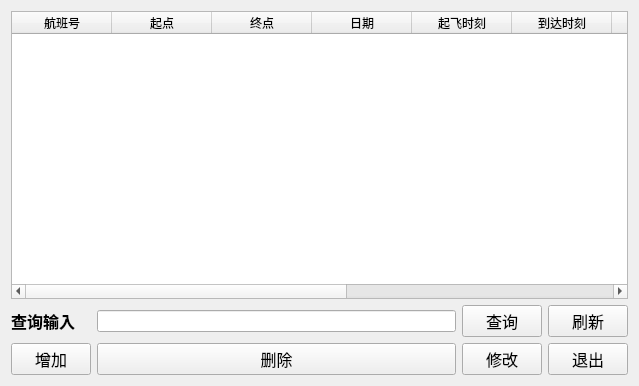
<?xml version="1.0" encoding="UTF-8"?>
<ui version="4.0">
 <class>MianView</class>
 <widget class="QWidget" name="MianView">
  <property name="geometry">
   <rect>
    <x>0</x>
    <y>0</y>
    <width>639</width>
    <height>386</height>
   </rect>
  </property>
  <property name="windowTitle">
   <string>Form</string>
  </property>
  <layout class="QGridLayout" name="gridLayout">
   <item row="0" column="0" colspan="4">
    <widget class="QTableWidget" name="tableWidget">
     <column>
      <property name="text">
       <string>航班号</string>
      </property>
     </column>
     <column>
      <property name="text">
       <string>起点</string>
      </property>
     </column>
     <column>
      <property name="text">
       <string>终点</string>
      </property>
     </column>
     <column>
      <property name="text">
       <string>日期</string>
      </property>
     </column>
     <column>
      <property name="text">
       <string>起飞时刻</string>
      </property>
     </column>
     <column>
      <property name="text">
       <string>到达时刻</string>
      </property>
     </column>
     <column>
      <property name="text">
       <string>剩余座位数</string>
      </property>
     </column>
     <column>
      <property name="text">
       <string>票价</string>
      </property>
     </column>
     <column>
      <property name="text">
       <string>折扣票数</string>
      </property>
     </column>
     <column>
      <property name="text">
       <string>折扣率</string>
      </property>
     </column>
     <column>
      <property name="text">
       <string>航班所属航空公司</string>
      </property>
     </column>
    </widget>
   </item>
   <item row="1" column="2">
    <widget class="QPushButton" name="pB_Inquire">
     <property name="font">
      <font>
       <pointsize>12</pointsize>
      </font>
     </property>
     <property name="text">
      <string>查询</string>
     </property>
    </widget>
   </item>
   <item row="1" column="3">
    <widget class="QPushButton" name="pB_shuaxin">
     <property name="font">
      <font>
       <pointsize>12</pointsize>
      </font>
     </property>
     <property name="text">
      <string>刷新</string>
     </property>
    </widget>
   </item>
   <item row="2" column="0">
    <widget class="QPushButton" name="pB_add">
     <property name="font">
      <font>
       <pointsize>12</pointsize>
      </font>
     </property>
     <property name="text">
      <string>增加</string>
     </property>
    </widget>
   </item>
   <item row="2" column="1">
    <widget class="QPushButton" name="pB_del">
     <property name="font">
      <font>
       <pointsize>12</pointsize>
      </font>
     </property>
     <property name="text">
      <string>删除</string>
     </property>
    </widget>
   </item>
   <item row="2" column="2">
    <widget class="QPushButton" name="pB_modify">
     <property name="font">
      <font>
       <pointsize>12</pointsize>
      </font>
     </property>
     <property name="text">
      <string>修改</string>
     </property>
    </widget>
   </item>
   <item row="2" column="3">
    <widget class="QPushButton" name="pB_exit">
     <property name="font">
      <font>
       <pointsize>12</pointsize>
      </font>
     </property>
     <property name="text">
      <string>退出</string>
     </property>
    </widget>
   </item>
   <item row="1" column="1">
    <widget class="QLineEdit" name="lineEdit_Fightid"/>
   </item>
   <item row="1" column="0">
    <widget class="QLabel" name="label">
     <property name="font">
      <font>
       <pointsize>12</pointsize>
       <weight>75</weight>
       <bold>true</bold>
      </font>
     </property>
     <property name="text">
      <string>查询输入</string>
     </property>
    </widget>
   </item>
  </layout>
 </widget>
 <resources/>
 <connections/>
</ui>
